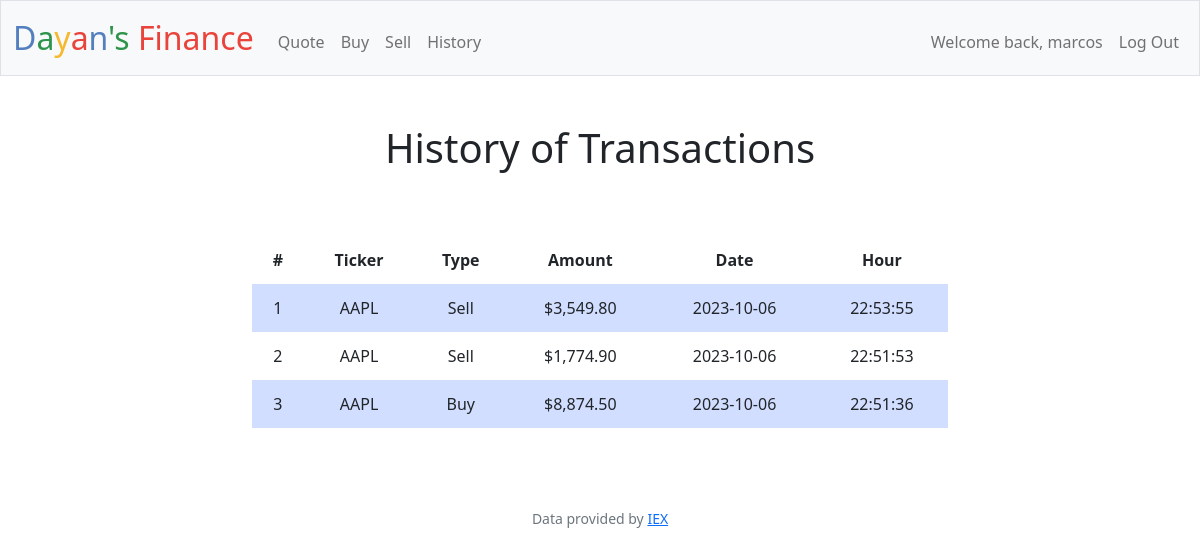
Screenshot of /history (signed in) with the database file from the repository.
### tables this page shows
CREATE TABLE transactions (
   transaction_id INTEGER PRIMARY KEY AUTOINCREMENT NOT NULL, 
   user_id INTEGER,
   amount DECIMAL(15, 2) NOT NULL,
   description TEXT, date TEXT, hour TEXT, type INTEGER, ticker TEXT,
   FOREIGN KEY(user_id) REFERENCES users(id)
);

### app.py (the view)
@app.route("/history")
@login_required
def history():
    hist = db.execute("SELECT * FROM transactions WHERE user_id = ? ORDER BY date DESC, hour DESC", session["user_id"])
    for h in hist:
        h["amount"] = usd(h["amount"])
    return render_template("history.html", hist=hist)

### app.py (called while the page is built)
@app.after_request
def after_request(response):
    response.headers["Cache-Control"] = "no-cache, no-store, must-revalidate"
    response.headers["Expires"] = 0
    response.headers["Pragma"] = "no-cache"
    return response

### helpers.py (called while the page is built)
def login_required(f):
    @wraps(f)
    def decorated_function(*args, **kwargs):
        if session.get("user_id") is None:
            return redirect("/login")
        return f(*args, **kwargs)
    return decorated_function

def usd(value):
    return f"${value:,.2f}"

### templates/history.html (shortened to what this page needs)
{% extends "layout.html" %}
{% block main %}
    <h1>History of Transactions</h1>
    <br><br>
    <div  class="bsection">
        <table class="table-blue">
            <thead>
                <tr>
                    <th>#</th>
                    <th>Ticker</th>
                    <th>Type</th>
                    <th>Amount</th>
                    <th>Date</th>
                    <th>Hour</th>
                </tr>
            </thead>
            <tbody>
                {% for h in hist %}
                <tr>
                    <td>{{ loop.index }}</td>
                    <td>{{ h["ticker"] }}</td>
                    <td>
                        {% if h["type"] == 0 %}
                            Buy
                        {% elif h["type"] == 1 %}
                            Sell
                        {% endif %}
                    </td>
                    <td>{{ h["amount"] }}</td>
                    <td>{{ h["date"] }}</td>
                    <td>{{ h["hour"] }}</td>
                </tr>
                {% endfor %}
            </tbody>
        </table>
    </div>
{% endblock %}

### static/styles.css (style rules this page uses)
table { background-color: transparent; margin-bottom: 1rem; width: 100%; }
table th, table td { padding: 0.75rem; vertical-align: middle; }
.table-blue tbody tr:nth-of-type(odd) { background-color: rgba(160, 187, 255, 0.487) }
.bsection { padding-bottom: 1rem; padding-left: 15rem; padding-right: 15rem; padding-top: 0.5rem; }

### rows the page displays
transactions: ticker "AAPL", type "Sell", amount "$3,549.80", date "2023-10-06", hour "22:53:55"
transactions: ticker "AAPL", type "Sell", amount "$1,774.90", date "2023-10-06", hour "22:51:53"
transactions: ticker "AAPL", type "Buy", amount "$8,874.50", date "2023-10-06", hour "22:51:36"

### other values shown
{{ session["username"] }} "marcos"
